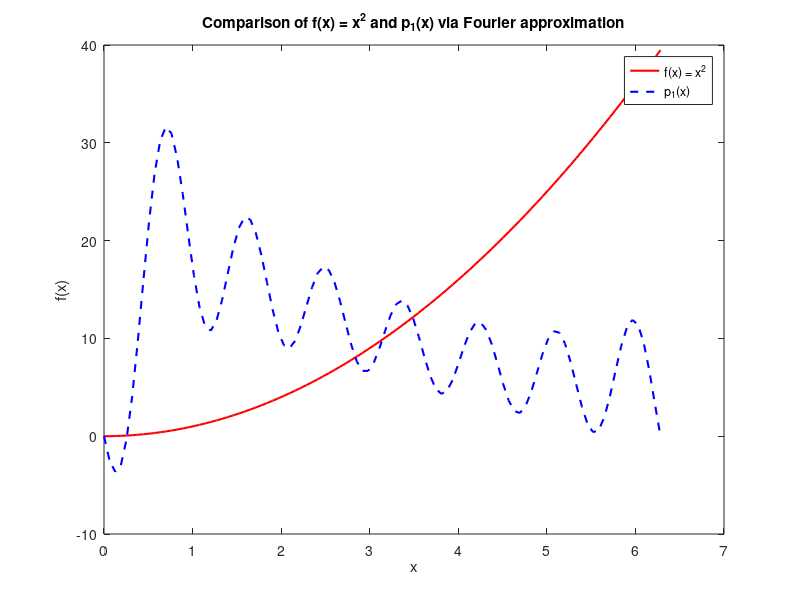
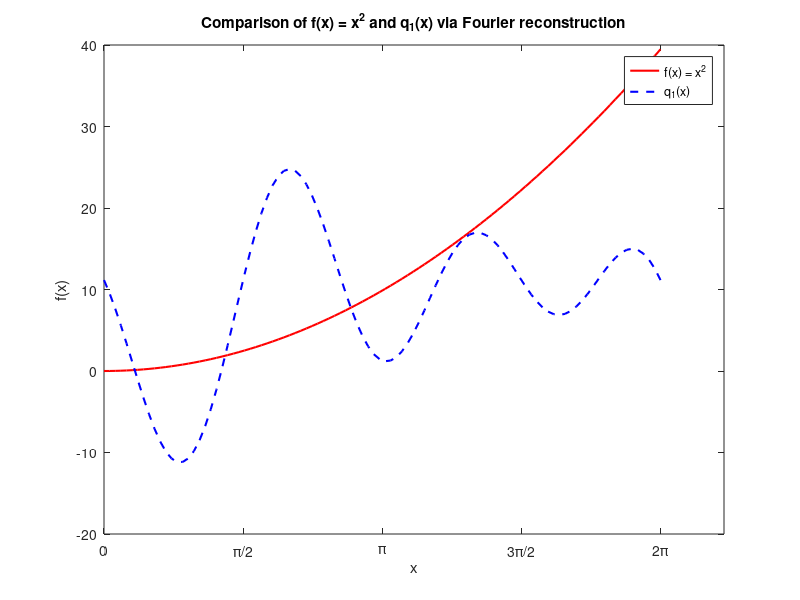

Source code (MATLAB) for these figures, in order:
% Exercise 1
disp("Exercise 1:");
A = [1 0 1; 2 1 0; -1 -2 3; 0 -1 2];
b = [1; 1; 2; -2];

x_star = A \ b;
closestPoint = A * x_star;
disp(closestPoint);

% Exercise 2
disp("Exercise 2:");
A = [1 2 -1; 0 -2 3; 1 5 -1; -3 1 1];
b = [0; 5; 6; 8];

disp("Calculate least square via x* = (A^T * A)^-1 * A^T * b:");
x_star = (A' * A)^-1 * A' * b;
disp(x_star);

function x = myBackwardSubstitution(U, c)
    [n_U, m_U] = size(U);
    [n_c, m_c] = size(c);

    % Check matrices dimensions
    if n_c ~= n_U || m_U ~= n_U || m_c ~= 1
        error("Dimensions of U is not n*n or c is not n*1.");
    end

    x = zeros(n_U, 1); % Initialize solution vector
    
    % Iterate through the rows in ascending order
    for i = n_U: -1: 1
        sum = c(i); % Acquire RHS values for the current row
        
        % Subtract the already computed x values
        for j = i + 1: n_U
            sum = sum - U(i, j) * x(j);
        end

        % Divide the diagonal element
        x(i) = sum / U(i, i);
    end
end

[Q, R] = qr(A, 0); % "Economy-sized" QR for optimized use on A with more rows than cols
x_qrstar = myBackwardSubstitution(R, Q' * b);
disp("Least square using QR-factorization:");
disp(x_qrstar);

% Exercise 3
disp("Exercise 3:");
years = 1989:1999;
prices = [86.4, 89.8, 92.8, 96.0, 99.6, 103.1, 106.3, 109.5, 113.3, 120.0, 129.5];
x = years - 1989; % Use base to turn years into 0, 1, ..., 10

% Construct A matrix where 1st col = constant 1; 2nd col = years starting
% from 0
A = [ones(length(x), 1) x'];
b = prices'; % transposed to vertical vector

x_star = (A' * A)^-1 * A' * b;

% Acquire equation from x_star
alpha = x_star(1);
beta = x_star(2);
fprintf("Equation of least square line is about: y = %.2f + %.2fx\n", alpha, beta);

% Estimate the median price of a house in the year 2005 & 2010
x_2005 = 2005 - 1989;
x_2010 = 2010 - 1989;
price_2005 = alpha + x_2005 * beta;
price_2010 = alpha + x_2010 * beta;

fprintf("Estimated median price in 2005: $%.2f thousand\n", price_2005);
fprintf("Estimated median price in 2010: $%.2f thousand\n\n", price_2010);

% Exercise 4
disp("Exercise 4:");
% Part a:
n = 8; % # of sample points
f = zeros(n, 1); % init sample vector f

% Compute f(j * (2pi)/8) for j = 0, 1, ..., 7
for j = 0:n-1
    x = (j * 2 * pi) / n;
    f(j + 1) = x^2; % solves f(x) & accounts for matlab indexing
end

% Part b:
zeta_8 = exp(1i * 2 * pi / n); % ζ8
omega = zeros(n, n); % matrix to hold w_ks

for k = 0:n-1
    for j = 0:n-1
        omega(j + 1, k + 1) = zeta_8^(j * k); % ζ8
    end
end

% Part c:
c = zeros(n, 1); % init coefficient vector

for k = 0:n-1
    c(k + 1) = (1 / n) * dot(f, omega(:, k + 1));  % Compute the inner product and scale by 1/8
end

% Part d:
% Define x as a range of values from 0 to 2*pi
x = linspace(0, 2*pi, 100);

p1 = real(c(1)) * ones(size(x));
for k = 1:n-1
    p1 = p1 + real(c(k + 1)) * cos(k * x) - imag(c(k + 1)) * sin(k * x);
end

% Part e:
f_x = x.^2; % f(x) = x^2

% Plot f(x) and p_1(x)
figure;
plot(x, f_x, "r-", "LineWidth", 1.5);
hold on;
plot(x, p1, 'b--', 'LineWidth', 1.5);
hold off;

% Labels
title("Comparison of f(x) = x^2 and p_1(x) via Fourier approximation");
xlabel("x");
ylabel("f(x)");
legend("f(x) = x^2", "p_1(x)");

% Part f:
c = zeros(n, 1); % init modified coefficient vector

i = 1; % To keep track of c vector position to add to
for k = -4:3
    c(i) = (1 / n) * dot(f, omega(:, i));
    i = i + 1;
end

% Part g:
q1 = real(c(1)) * ones(size(x));
i = 1; %T o keep track of c vector position to read from
for k =-3:3
    q1 = q1 + real(c(i)) * cos(k * x) - imag(c(i)) * sin(k * x);
    i = i + 1;
end

% Part h:
figure;
plot(x, f_x, "r-", "LineWidth", 1.5);
hold on;
plot(x, q1, 'b--', 'LineWidth', 1.5);
hold off;

xticks([0 pi/2 pi 3*pi/2 2*pi]);
xticklabels({'0', '\pi/2', '\pi', '3\pi/2', '2\pi'});

% Labels
title("Comparison of f(x) = x^2 and q_1(x) via Fourier reconstruction");
xlabel("x");
ylabel("f(x)");
legend("f(x) = x^2", "q_1(x)");
